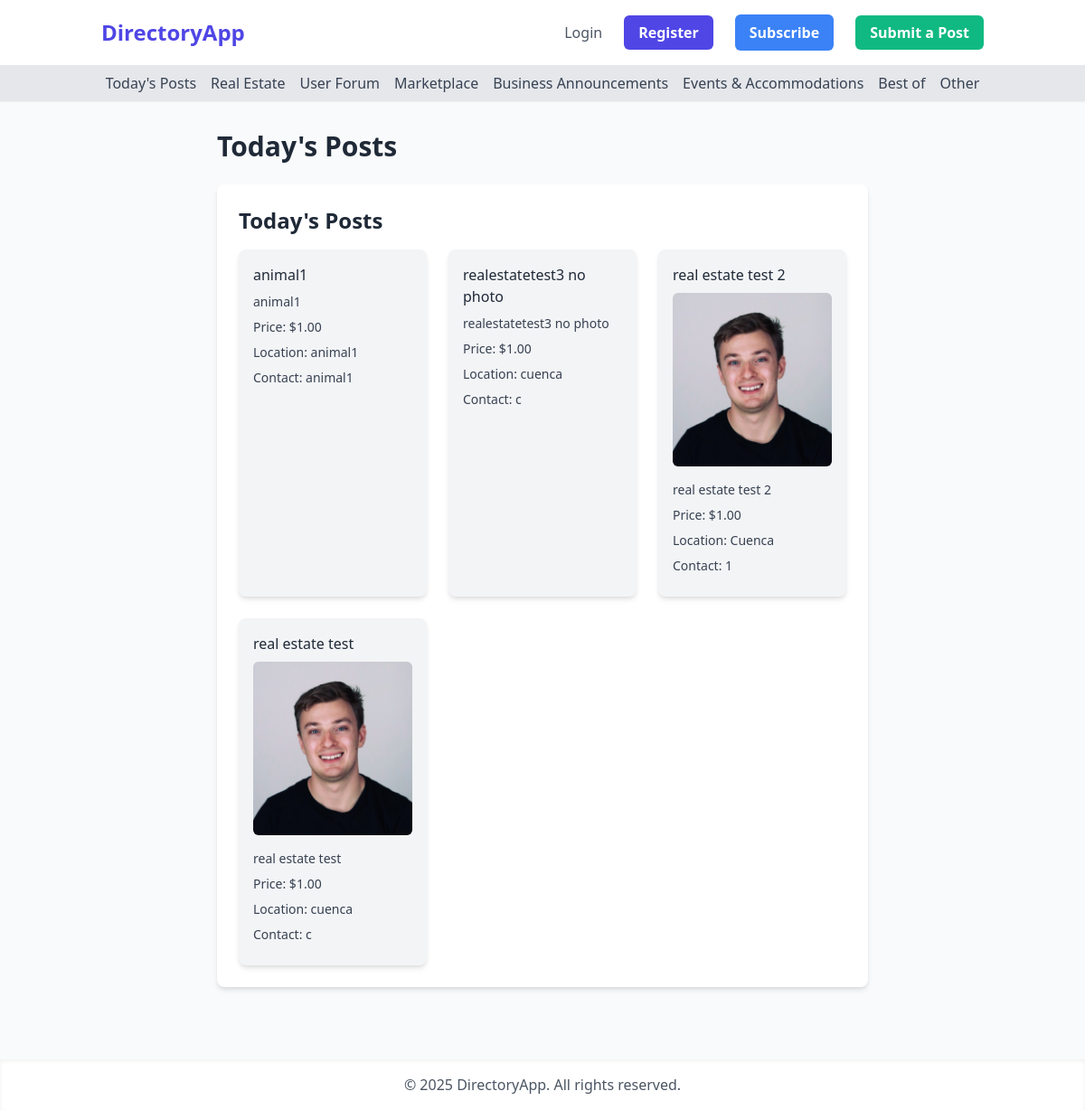
Before: /todays_posts with the older database file.
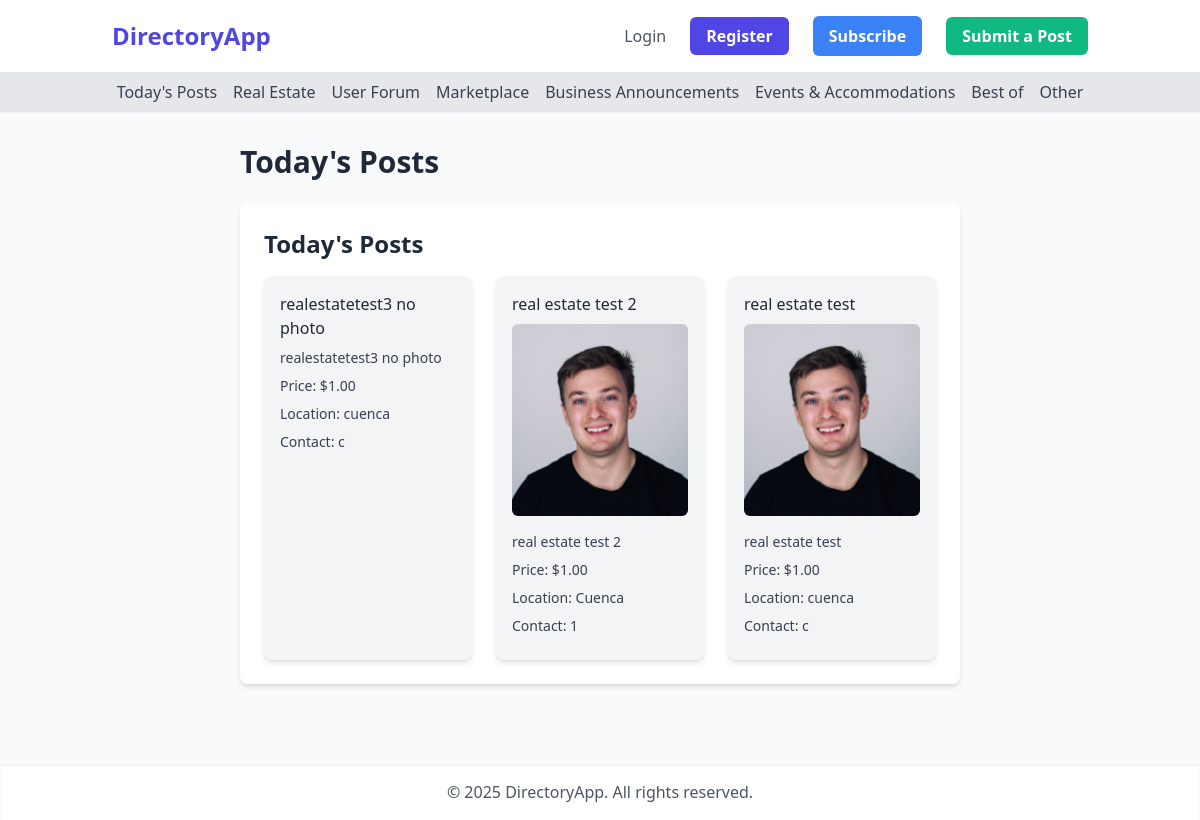
After: the same page with the newer database file.
### app/models.py (models this page shows, shortened)
class Post(db.Model):
    __tablename__ = 'posts'
    id = db.Column(db.Integer, primary_key=True)
    title = db.Column(db.String(120), nullable=False)
    description = db.Column(db.Text, nullable=False)
    price = db.Column(db.Numeric(10, 2), nullable=False)
    location = db.Column(db.String(120), nullable=False)
    contact_info = db.Column(db.Text, nullable=False)
    is_active = db.Column(db.Boolean, default=True)
    created_at = db.Column(db.DateTime, default=datetime.utcnow)
    user_id = db.Column(db.Integer, db.ForeignKey('users.id'), nullable=False)
    category = db.Column(db.String(50), nullable=False, default='general')
    photos = db.relationship('Photo', backref='post', lazy=True)

class Photo(db.Model):
    __tablename__ = 'photos'
    id = db.Column(db.Integer, primary_key=True)
    filename = db.Column(db.String(120), nullable=False)
    post_id = db.Column(db.Integer, db.ForeignKey('posts.id'), nullable=False)

### app/main/routes.py (the view)
@main_bp.route('/todays_posts')
def todays_posts():
    today = datetime(2025, 8, 18).date() # Specific date as requested
    posts = Post.query.filter(db.func.date(Post.created_at) == today).order_by(Post.created_at.desc()).all()
    return render_template('todays_posts.html', title='Today\'s Posts', posts=posts)

### app/templates/todays_posts.html (shortened to what this page needs)
{% extends "base.html" %}
{% block content %}
<h1 class="text-3xl font-bold text-gray-800 mb-6">{{ title }}</h1>
    <div class="property-listings bg-white p-6 rounded-lg shadow-md">
        <h2 class="text-2xl font-bold text-gray-800 mb-4">Today's Posts</h2>
        {% if posts %}
            <div class="grid grid-cols-1 md:grid-cols-2 lg:grid-cols-3 gap-6">
                {% for post in posts %}
                    <div class="bg-gray-100 p-4 rounded-lg shadow-md">
                        <h3 class="text-base text-gray-800 mb-2"><a href="{{ url_for('main.post_detail', post_id=post.id) }}">{{ post.title }}</a></h3>
                        {% if post.photos %}
                            {% set first_photo = post.photos[0] %}
                            <img src="{{ url_for('static', filename='uploads/' + first_photo.filename) }}" alt="{{ post.title }}" class="w-full h-48 object-cover rounded-md mb-4">
                        {% endif %}
                        <p class="text-gray-700 mb-2 text-sm">{{ post.description }}</p>
                        {% if post.price %}
                        <p class="text-gray-700 mb-2 text-sm">Price: ${{ "%.2f"|format(post.price) }}</p>
                        {% endif %}
                        {% if post.location %}
                        <p class="text-gray-700 mb-2 text-sm">Location: {{ post.location }}</p>
                        {% endif %}
                        {% if post.contact_info %}
                        <p class="text-gray-700 mb-2 text-sm">Contact: {{ post.contact_info }}</p>
                        {% endif %}
                    </div>
                {% endfor %}
            </div>
        {% else %}
            <p>No posts available for today.</p>
        {% endif %}
    </div>
{% endblock %}

Changed rows visible on the page:
removed Post: title "animal1", description "animal1", price "1.00", location "animal1", contact_info "animal1"
